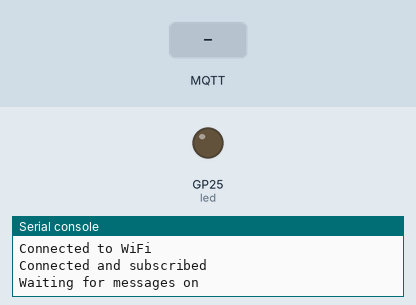
A program run on a simulated Raspberry Pi Pico running MicroPython. Shown: output pins drawn as LEDs (lit = HIGH), the last lines printed to the serial console. Inputs (shaded band) come from the test bench. WiFi joins after 1.5 s; no MQTT or app messages arrive unless stated.

Above: at 3.3 s.
3.4 s: MQTT message "on" arrives on the first subscribed topic
At 4.4 s:
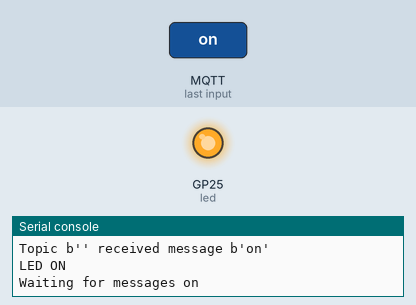
4.9 s: MQTT message "off" arrives on the first subscribed topic
At 5.6 s:
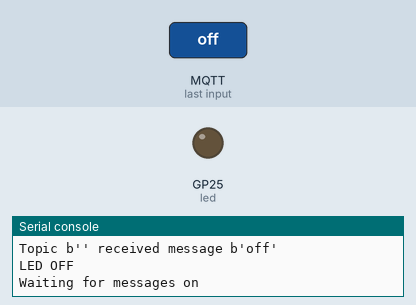
Timing chart, 0 to 7.9 s (numbered marks = the images above; inputs shaded):
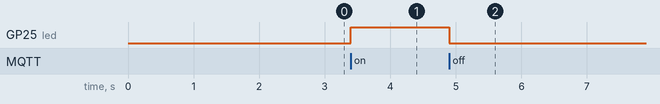

Measured:
- after the input at 3.4 s, GP25 (led): LOW → HIGH at once
- after the input at 4.9 s, GP25 (led): HIGH → LOW at once

The program:

MQTT_Subscriber_Adafruit_IO.py
```python
import time
import network
from machine import Pin
from umqtt.simple import MQTTClient

# Setup the onboard LED so we can turn it on/off
led = Pin("LED", Pin.OUT)

# Fill in your WiFi network name (ssid) and password here:
wifi_ssid = ""
wifi_password = ""

# Connect to WiFi
wlan = network.WLAN(network.STA_IF)
wlan.active(True)
wlan.connect(wifi_ssid, wifi_password)
while wlan.isconnected() == False:
    print('Waiting for connection...')
    time.sleep(1)
print("Connected to WiFi")

# Fill in your Adafruit IO Authentication and Feed MQTT Topic details
mqtt_host = "io.adafruit.com"
mqtt_username = ""  # Your Adafruit IO username
mqtt_password = ""  # Adafruit IO Key
mqtt_receive_topic = ""  # The MQTT topic for your Adafruit IO Feed

# Enter a random ID for this MQTT Client
# It needs to be globally unique across all of Adafruit IO.
mqtt_client_id = "Fusion_Automate_PI_PICO_W_SUB"

# Initialize our MQTTClient and connect to the MQTT server
mqtt_client = MQTTClient(
        client_id=mqtt_client_id,
        server=mqtt_host,
        user=mqtt_username,
        password=mqtt_password)


# So that we can respond to messages on an MQTT topic, we need a callback
# function that will handle the messages.
def mqtt_subscription_callback(topic, message):
    print (f'Topic {topic} received message {message}')  # Debug print out of what was received over MQTT
    if message == b'on':
        print("LED ON")
        led.value(1)
    elif message == b'off':
        print("LED OFF")
        led.value(0)

# Before connecting, tell the MQTT client to use the callback
mqtt_client.set_callback(mqtt_subscription_callback)
mqtt_client.connect()

# Set the initial state of the LED to off, and let the MQTT topic know about it
led.value(0)
mqtt_client.publish(mqtt_receive_topic, "off")

# Once connected, subscribe to the MQTT topic
mqtt_client.subscribe(mqtt_receive_topic)
print("Connected and subscribed")

try:
    while True:
        # Infinitely wait for messages on the topic.
        # Note wait_msg() is a blocking call, if you're doing multiple things
        # on the Pico you may want to look at putting this on another thread.
        print(f'Waiting for messages on {mqtt_receive_topic}')
        mqtt_client.wait_msg()
except Exception as e:
    print(f'Failed to wait for MQTT messages: {e}')
finally:
    mqtt_client.disconnect()
```
